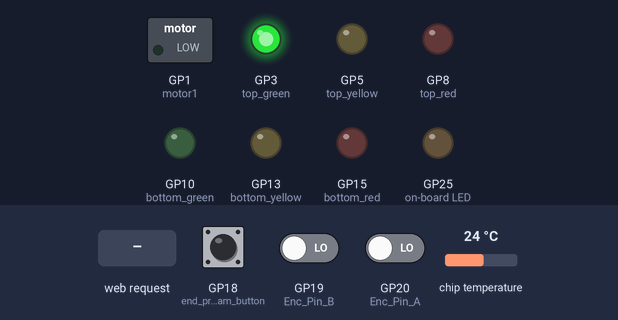
This program was run on a simulated Raspberry Pi Pico running MicroPython. Shown: switched loads named in the program (green lamp = pin HIGH), output pins drawn as LEDs (lit = HIGH). The test bench sets the inputs (shaded band); at power-on: GP18 (end_program_button) HIGH, GP19 (Enc_Pin_B) LOW, GP20 (Enc_Pin_A) LOW, chip temperature 24 °C. WiFi joins after 1.5 s; what the program prints to the serial console is not drawn.

Above: at 4.2 s.
4.3 s: HTTP request GET /lighton? received
At 5.5 s:
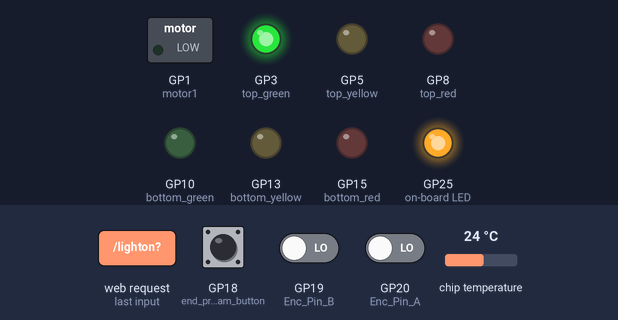
5.8 s: HTTP request GET /motorUp? received
At 6.8 s:
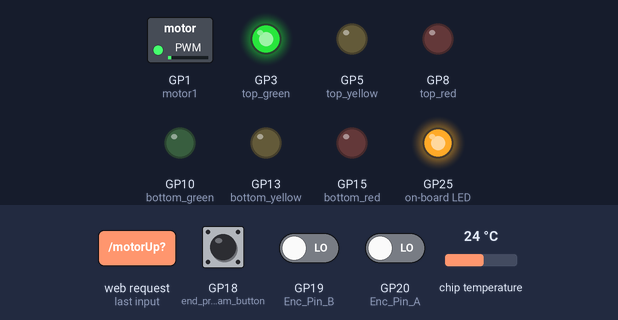
7.3 s: HTTP request GET /lightoff? received
At 7.9 s:
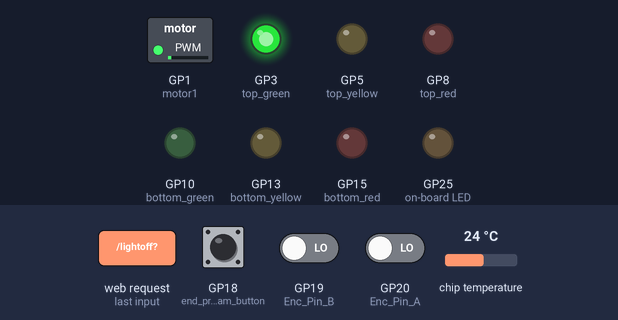
Timing chart, 0 to 10.3 s (numbered marks = the images above; inputs shaded):
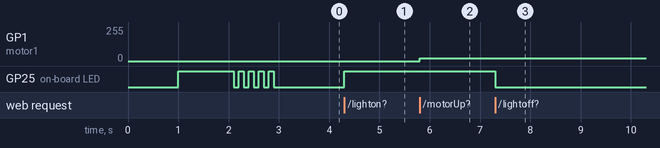

Measured:
- after the input at 4.3 s, GP25 (on-board LED): LOW → HIGH at once
- after the input at 5.8 s, GP1 (motor1): 0/255 → 21/255 at once
- after the input at 7.3 s, GP25 (on-board LED): HIGH → LOW at once

The program:

picoWSetup.py
```python
import network
import socket
from time import sleep
from picozero import pico_temp_sensor, pico_led, Button
import machine
from machine import PWM, Pin
import sys
#import ipaddress
#import wifi

ssid = 'NETGEAR80'
password = 'yellowwater460'
home_router = {"ssid": 'Linksys03016', 'password': 'q21ruweiq3'}
#ssid = home_router.get("ssid")
#password = home_router.get("password")
program_running = True

motor1 = machine.PWM(Pin(1))
motor1.freq(50)

top_green = PWM(Pin(3))
top_yellow = PWM(Pin(5))
top_red = PWM(Pin(8))

bottom_green = PWM(Pin(10))
bottom_yellow = PWM(Pin(13))
bottom_red = PWM(Pin(15))


LED_list = [top_green, top_yellow, top_red, bottom_green, bottom_yellow, bottom_red]


def Enc_Handler(Source):
    global Enc_Counter
    global Qtr_Cntr
    global Enc_A_State
    global Enc_A_State_old
    global Enc_B_State
    global Enc_B_State_old
    global error
    #s = str(Source)  #useful for debugging and setup to see which pin triggered interupt
    #print(s[4:6])

    Enc_A_State = Enc_Pin_A.value()  #Capture the current state of both A and B
    Enc_B_State = Enc_Pin_B.value()
    if Enc_A_State == Enc_A_State_old and Enc_B_State == Enc_B_State_old:  #Probably 'bounce" as there was a trigger but no change
        error += 1  #add the error event to a variable - may by useful in debugging
    elif (Enc_A_State == 1 and Enc_B_State_old == 0) or (Enc_A_State == 0 and Enc_B_State_old == 1):
        # this will be clockwise rotation
        # A   B-old
        # 1 & 0 = CW rotation
        # 0 & 1 = CW rotation
        Enc_Counter += 1  #Increment counter by 1 - counts ALL transitions
        Qtr_Cntr = round(Enc_Counter/4)  #Calculate a new 1/4 counter value
    elif (Enc_A_State == 1 and Enc_B_State_old == 1) or (Enc_A_State == 0 and Enc_B_State_old == 0):
        # this will be counter-clockwise rotation
        # A   B-old
        # 1 & 1 = CCW rotation
        # 0 & 0 = CCW rotation
        Enc_Counter -= 1 # Decrement counter by 1 - counts ALL transitions
        Qtr_Cntr = round(Enc_Counter/4)  #Calculate a new 1/4 counter value
    else:  #if here, there is a combination we don't care about, ignore it, but track it for debugging
        error += 1
    Enc_A_State_old = Enc_A_State     # store the current encoder values as old values to be used as comparison in the next loop
    Enc_B_State_old = Enc_B_State


#Configure the A channel and B channel pins and their associated interrupt handing
Enc_Pin_A = machine.Pin(20,machine.Pin.IN,machine.Pin.PULL_DOWN)
Enc_Pin_A.irq(trigger=machine.Pin.IRQ_RISING | machine.Pin.IRQ_FALLING, handler=Enc_Handler)
Enc_Pin_B = machine.Pin(19,machine.Pin.IN,machine.Pin.PULL_DOWN)
Enc_Pin_B.irq(trigger=machine.Pin.IRQ_RISING | machine.Pin.IRQ_FALLING, handler=Enc_Handler)

#Preset some variables to useful and known values
Enc_A_State_old = Enc_Pin_A.value()
Enc_B_State_old = Enc_Pin_B.value()
last_Enc_Counter = 0
Enc_Counter = 0
Last_Qtr_Cntr = 0
Qtr_Cntr = 0
error = 0


for light in LED_list:
    light.freq(2000)


def connect() -> str:
    #Connect to WLAN
    wlan = network.WLAN(network.STA_IF)
    wlan.active(True)
    print("WLAN Active:",wlan.active())
    wlan.connect(ssid, password)
    count = 0
    while wlan.isconnected() == False:
        print('Waiting for connection...' + str(count))
        sleep(1)
        pico_led.toggle()
        count = count + 1
    ip = wlan.ifconfig()[0]
    #wlan.ifconfig(('192.168.1.3', '255.255.255.0', '192.168.1.1', '8.8.8.8'))
    #ip = ('192.168.1.3', '255.255.255.0', '192.168.1.1', '8.8.8.8')[0]
    print(f'Connected on {ip}')
    #ipv4 =  ipaddress.IPv4Address("192.168.1.42")
    #netmask =  ipaddress.IPv4Address("255.255.255.0")
    #gateway =  ipaddress.IPv4Address("192.168.1.1")
    #wifi.radio.set_ipv4_address(ipv4=ipv4,netmask=netmask,gateway=gateway)
    for i in range(10):
        pico_led.toggle()
        sleep(0.1)
    pico_led.off()
    LED_list[0].duty_u16(65535)
    return ip;

def open_socket(ip):
    # Open a socket
    address = (ip, 80)
    connection = socket.socket()

    #Added below line to not accidentally leave a socket open
    connection.setsockopt(socket.SOL_SOCKET, socket.SO_REUSEADDR, 1)
    connection.bind(address)
    connection.listen(1)
    return connection

def webpage(temperature, encoder_value, state):
    #Template HTML
    html = f"""
            <!DOCTYPE html>
            <html>
            <form action="./lighton">
            <input type="submit" value="Light on" />
            </form>
            <form action="./lightoff">
            <input type="submit" value="Light off" />
            </form>
            <form action="./motorUp">
            <input type="submit" value="Move Motor Up" />
            </form>
            <form action="./motorDown">
            <input type="submit" value="Move Motor Down" />
            </form>
            <form action="./LowerPosition">
            <input type="submit" value="Lower the connector" />
            </form>
            <form action="./motorStop">
            <input type="submit" value="Stop Motor" />
            </form>
            <form action="./endprog">
            <input type="submit" value="End Program" />
            </form>
            <p>LED is {state}</p>
            <p>Temperature is {temperature}</p>
            <p>Encoder Value is {encoder_value}</p>
            </body>
            </html>
            """
    return str(html)

def end_webpage():
    html = f"""
            <!DOCTYPE html>
            <html>
            <body align="center" vertical-align='center' line-height=400px height=400px>
            <h3>This may be the end, but never stop</h3>

            <div class="rainbow-text" style="text-align: center;">
            <h1>
            <span class="block-line"><span><span style="color:#ff0000;">D</span><span style="color:#ff4000;">a</span><span style="color:#ff7b00;">y</span><span style="color:#ffbb00;">d</span><span style="color:#fff700;">r</span><span style="color:#ccff00;">e</span><span style="color:#8cff00;">a</span><span style="color:#51ff00;">m</span><span style="color:#11ff00;">i</span><span style="color:#00ff2b;">n</span><span style="color:#00ff6a;">g&nbsp;</span></span><span><span style="color:#00ffa6;">i</span><span style="color:#00ffe1;">n&nbsp;</span></span><span><span style="color:#00ddff;">A</span><span style="color:#00a1ff;">l</span><span style="color:#0062ff;">l&nbsp;</span></span><span><span style="color:#0026ff;">L</span><span style="color:#1500ff;">a</span><span style="color:#5500ff;">n</span><span style="color:#9000ff;">g</span><span style="color:#cc00ff;">u</span><span style="color:#ff00f2;">a</span><span style="color:#ff00b7;">g</span><span style="color:#ff0077;">e</span><span style="color:#ff003b;">s</span></span></span>
            </h1>
            </div>


            <p>Love you future Carl!</p>
            </body>
            </html>
            """
    return str(html)

def serve(connection):
    #Start a web server
    state = 'OFF'
    pico_led.off()
    temperature = 0
    while True:
        client = connection.accept()[0]
        request = client.recv(1024)
        request = str(request)
        try:
            request = request.split()[1]
        except IndexError:
            pass
        if request == '/lighton?':
            pico_led.on()
            state = "ON"
        elif request =='/lightoff?':
            pico_led.off()
            state = "OFF"
        elif request == '/motorUp?':
            setMotor(0.30)
        elif request == '/motorDown?':
            setMotor(-0.15)
        elif request == '/motorStop?':
            setMotor(0.0)
        elif request == '/endprog?':
            break

        temperature = pico_temp_sensor.temp
        encoder_val = Qtr_Cntr
        html = webpage(temperature, encoder_val, state)
        client.send(html)
        client.close()
    print("Ending Socket Connection: " + str(connection))
    #print(end_program)
    #connection.shutdown(socket.SHUT_RDWR)
    html = end_webpage()
    client.send(html)
    client.close()
    connection.close()

def end_program(val):
    #print(program_running)
    print("Ending program!")
    global program_running
    program_running = False
    print(program_running)
    #sys.exit()

end_program_button = Button(18)

def setMotor(motorPower):
    if (motorPower > 0.5): motorPower = 0.5
    if (motorPower < -0.5): motorPower = -0.5

    max_duty_cycle_length = 65025
    freq = 50;
    one_mill_pulse_duration = max_duty_cycle_length / (1000/freq)
    duty_length = (1.5 + motorPower/2) * one_mill_pulse_duration
    motor1.duty_u16(int(duty_length))


#end_program_button.when_pressed = end_program("test")

try:
    ip = connect()
    print(type(ip))
    connection = open_socket(ip)
    serve(connection)
except KeyboardInterrupt:
    machine.reset()
    
```
